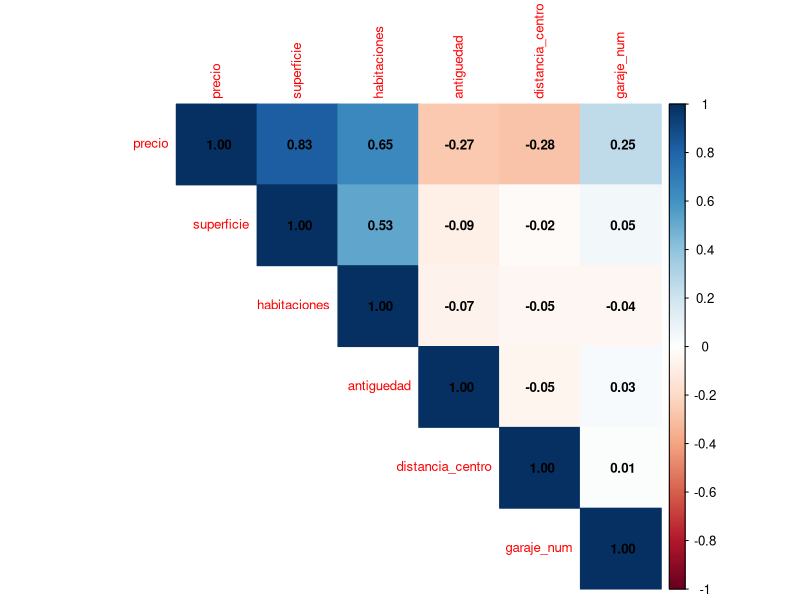
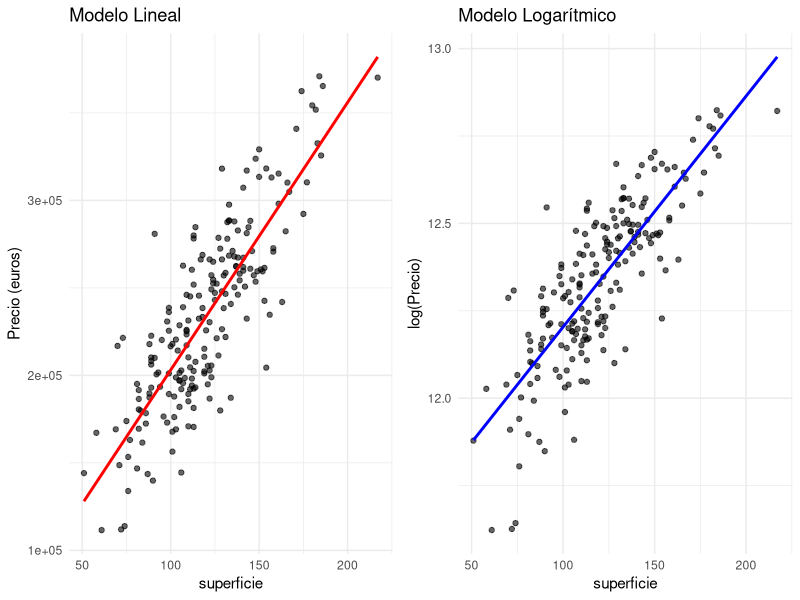
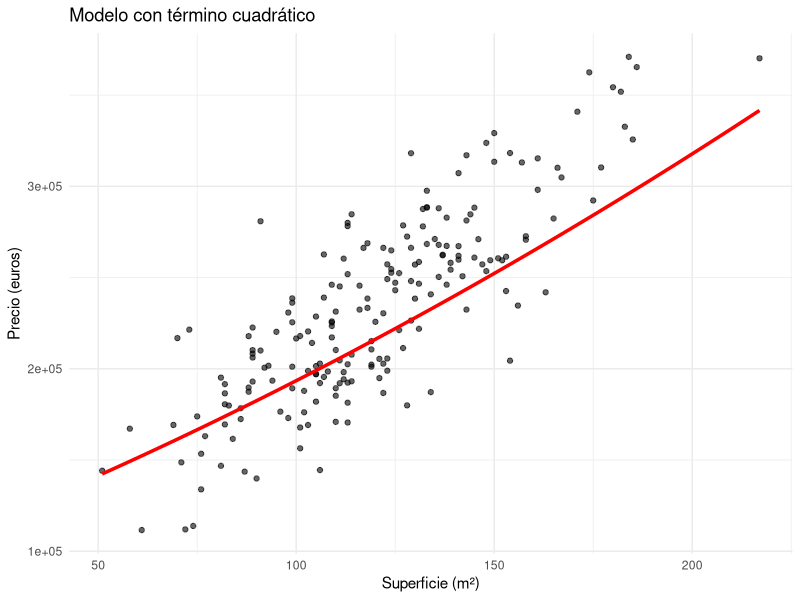
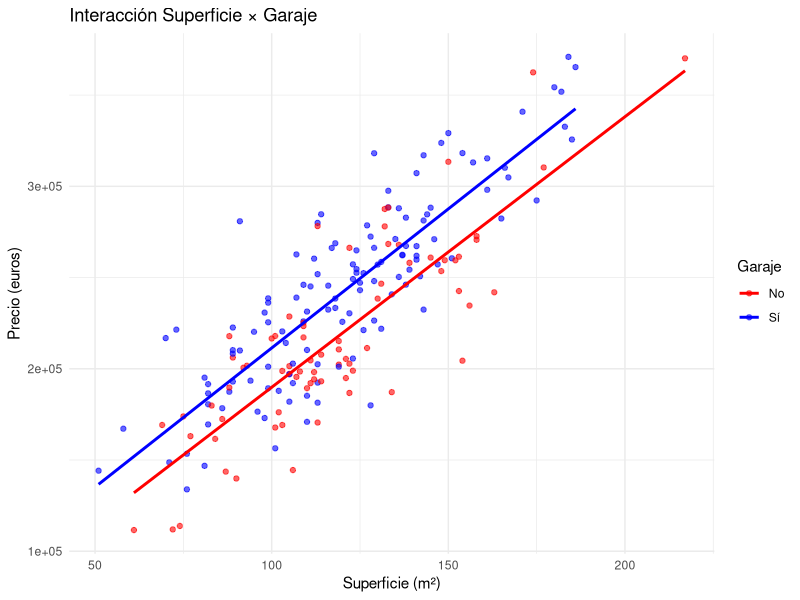
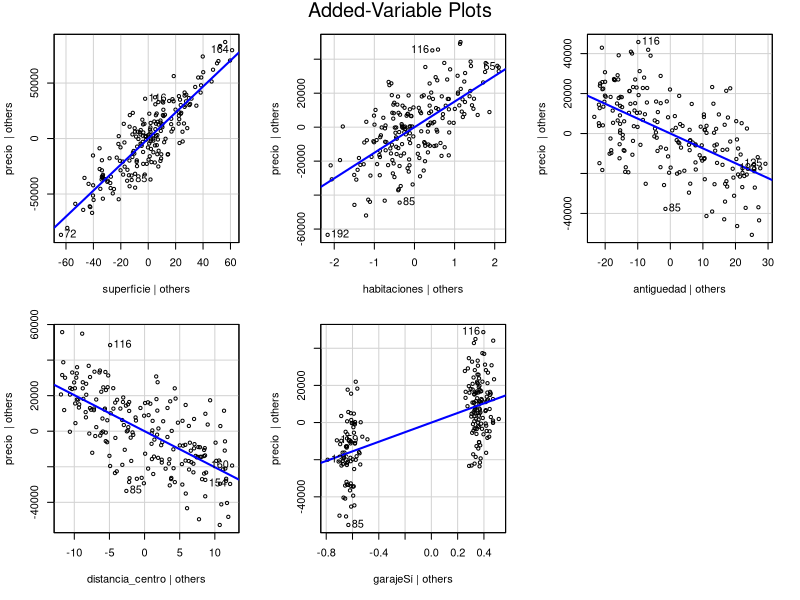
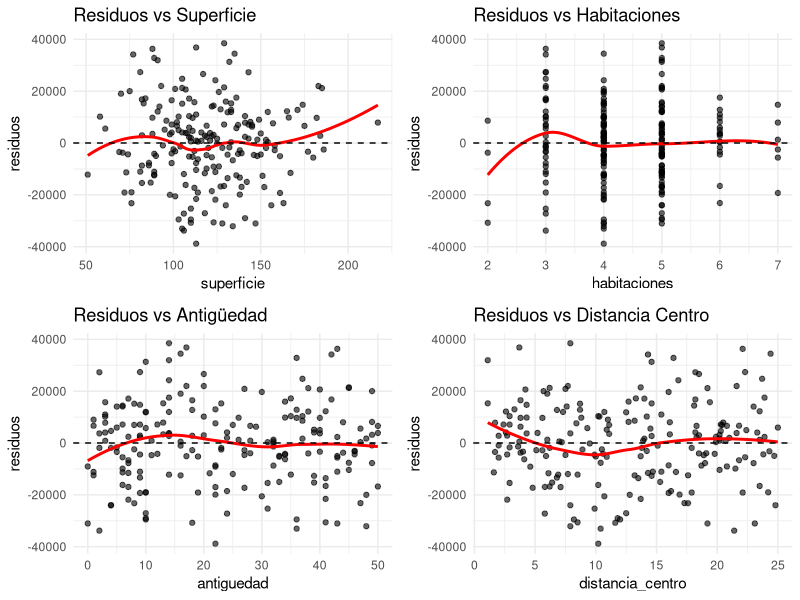
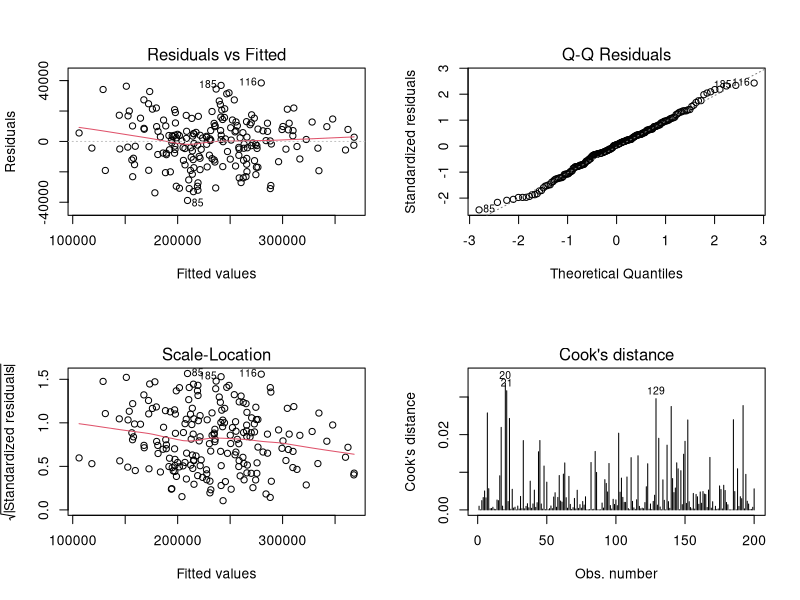

The R script that drew these images, in order:
## ---- chunk 1
#| warning: false
#| message: false
# Configuración inicial
suppressPackageStartupMessages({
  library(ggplot2)
  library(dplyr)
  library(broom)
  library(car)
  library(corrplot)
  library(gridExtra)
})

# Crear datos simulados realistas de precios de viviendas
set.seed(123)
n <- 200

# Variables predictoras
superficie <- rnorm(n, 120, 30)  # m2
habitaciones <- round(2 + 0.02*superficie + rnorm(n, 0, 0.8))  # número
antiguedad <- sample(0:50, n, replace = TRUE)  # años
distancia_centro <- runif(n, 1, 25)  # km
garaje <- rbinom(n, 1, 0.6)  # 0/1

# Variable respuesta con relaciones realistas
precio <- 50000 + 
  1200*superficie + 
  15000*habitaciones - 
  800*antiguedad - 
  2000*distancia_centro + 
  25000*garaje + 
  rnorm(n, 0, 15000)

# Crear data frame
viviendas <- data.frame(
  precio = round(precio),
  superficie = round(superficie),
  habitaciones = pmax(1, habitaciones),  # mínimo 1 habitación
  antiguedad = antiguedad,
  distancia_centro = round(distancia_centro, 1),
  garaje = factor(garaje, labels = c("No", "Sí"))
)

# Mostrar las primeras observaciones
head(viviendas)
## ---- chunk 2
#| fig-cap: "Matriz de correlaciones entre variables numéricas del dataset de viviendas"
# Exploración inicial: matriz de correlaciones
viviendas_num <- viviendas %>% 
  select(-garaje) %>%
  mutate(garaje_num = as.numeric(viviendas$garaje) - 1)

cor_matrix <- cor(viviendas_num)
corrplot(cor_matrix, method = "color", type = "upper", 
         addCoef.col = "black", tl.cex = 0.8, number.cex = 0.8)
## ---- chunk 3
# Modelo múltiple completo
modelo_completo <- lm(precio ~ superficie + habitaciones + antiguedad + 
                      distancia_centro + garaje, data = viviendas)

summary(modelo_completo)
## ---- chunk 4
# Extraer coeficientes con intervalos de confianza
coef_tabla <- tidy(modelo_completo, conf.int = TRUE) %>%
  mutate(
    estimate = round(estimate, 0),
    std.error = round(std.error, 0),
    conf.low = round(conf.low, 0),
    conf.high = round(conf.high, 0)
  )

print(coef_tabla)
## ---- chunk 5
#| fig-cap: "Comparación entre modelo lineal y logarítmico para la relación precio-superficie"
# Modelo con transformación logarítmica del precio
modelo_log <- lm(log(precio) ~ superficie + habitaciones + antiguedad + 
                 distancia_centro + garaje, data = viviendas)

# Comparación gráfica
p1 <- ggplot(viviendas, aes(x = superficie, y = precio)) +
  geom_point(alpha = 0.6) +
  geom_smooth(method = "lm", se = FALSE, color = "red") +
  labs(title = "Modelo Lineal", y = "Precio (euros)") +
  theme_minimal()

p2 <- ggplot(viviendas, aes(x = superficie, y = log(precio))) +
  geom_point(alpha = 0.6) +
  geom_smooth(method = "lm", se = FALSE, color = "blue") +
  labs(title = "Modelo Logarítmico", y = "log(Precio)") +
  theme_minimal()

grid.arrange(p1, p2, ncol = 2)
## ---- chunk 6
# Modelo con término cuadrático para superficie
modelo_poly <- lm(precio ~ superficie + I(superficie^2) + habitaciones + 
                  antiguedad + distancia_centro + garaje, data = viviendas)

summary(modelo_poly)$coefficients
## ---- chunk 7
#| fig-cap: "Efecto cuadrático de la superficie sobre el precio"
# Visualización del efecto polinomial
superficie_seq <- seq(min(viviendas$superficie), max(viviendas$superficie), length.out = 100)
pred_data <- data.frame(
  superficie = superficie_seq,
  habitaciones = mean(viviendas$habitaciones),
  antiguedad = mean(viviendas$antiguedad),
  distancia_centro = mean(viviendas$distancia_centro),
  garaje = "No"
)

pred_data$precio_pred <- predict(modelo_poly, pred_data)

ggplot() +
  geom_point(data = viviendas, aes(x = superficie, y = precio), alpha = 0.6) +
  geom_line(data = pred_data, aes(x = superficie, y = precio_pred), 
            color = "red", size = 1.2) +
  labs(title = "Modelo con término cuadrático",
       x = "Superficie (m²)", y = "Precio (euros)") +
  theme_minimal()
## ---- chunk 8
# Modelo con transformación logarítmica de distancia
modelo_log_dist <- lm(precio ~ superficie + habitaciones + antiguedad + 
                      log(distancia_centro + 1) + garaje, data = viviendas)

# Comparar modelos
AIC(modelo_completo, modelo_log, modelo_poly, modelo_log_dist)
## ---- chunk 9
# Modelo con interacción superficie × habitaciones
modelo_interaccion <- lm(precio ~ superficie * habitaciones + antiguedad + 
                         distancia_centro + garaje, data = viviendas)

summary(modelo_interaccion)$coefficients
## ---- chunk 10
# Modelo con interacción superficie × garaje
modelo_int_garaje <- lm(precio ~ superficie * garaje + habitaciones + 
                        antiguedad + distancia_centro, data = viviendas)

summary(modelo_int_garaje)
## ---- chunk 11
#| fig-cap: "Interacción entre superficie y presencia de garaje"
# Visualización de la interacción
ggplot(viviendas, aes(x = superficie, y = precio, color = garaje)) +
  geom_point(alpha = 0.6) +
  geom_smooth(method = "lm", se = FALSE, formula = y ~ x) +
  labs(title = "Interacción Superficie × Garaje",
       x = "Superficie (m²)", y = "Precio (euros)",
       color = "Garaje") +
  theme_minimal() +
  scale_color_manual(values = c("red", "blue"))
## ---- chunk 12
# Coeficientes del modelo con interacción
coef_int <- coef(modelo_int_garaje)
print(coef_int)

cat("\nInterpretación de la interacción superficie × garaje:\n")
cat("- Para viviendas SIN garaje: efecto de superficie =", round(coef_int[2], 0), "euros/m²\n")
cat("- Para viviendas CON garaje: efecto de superficie =", round(coef_int[2] + coef_int[6], 0), "euros/m²\n")
cat("- Diferencia en el efecto de superficie =", round(coef_int[6], 0), "euros/m²\n")
## ---- chunk 13
#| fig-cap: "Gráficos de residuos parciales (Added-Variable Plots)"
# Gráficos de residuos parciales
avPlots(modelo_completo, layout = c(2, 3))
## ---- chunk 14
#| fig-cap: "Residuos vs variables predictoras individuales"
# Crear gráficos de residuos vs cada predictor
residuos <- residuals(modelo_completo)

p1 <- ggplot(viviendas, aes(x = superficie, y = residuos)) +
  geom_point(alpha = 0.6) +
  geom_smooth(method = "loess", se = FALSE, color = "red") +
  geom_hline(yintercept = 0, linetype = "dashed") +
  labs(title = "Residuos vs Superficie") +
  theme_minimal()

p2 <- ggplot(viviendas, aes(x = habitaciones, y = residuos)) +
  geom_point(alpha = 0.6) +
  geom_smooth(method = "loess", se = FALSE, color = "red") +
  geom_hline(yintercept = 0, linetype = "dashed") +
  labs(title = "Residuos vs Habitaciones") +
  theme_minimal()

p3 <- ggplot(viviendas, aes(x = antiguedad, y = residuos)) +
  geom_point(alpha = 0.6) +
  geom_smooth(method = "loess", se = FALSE, color = "red") +
  geom_hline(yintercept = 0, linetype = "dashed") +
  labs(title = "Residuos vs Antigüedad") +
  theme_minimal()

p4 <- ggplot(viviendas, aes(x = distancia_centro, y = residuos)) +
  geom_point(alpha = 0.6) +
  geom_smooth(method = "loess", se = FALSE, color = "red") +
  geom_hline(yintercept = 0, linetype = "dashed") +
  labs(title = "Residuos vs Distancia Centro") +
  theme_minimal()

grid.arrange(p1, p2, p3, p4, ncol = 2)
## ---- chunk 15
#| echo: false
#| results: 'hide'
suppressPackageStartupMessages(library(lmtest))

# Pruebas de diagnóstico
bp_test <- bptest(modelo_completo)
sw_test <- shapiro.test(residuals(modelo_completo))
dw_test <- dwtest(modelo_completo)
reset_test <- resettest(modelo_completo, power = 2:3, type = "regressor")
## ---- chunk 16
# Resultados de las pruebas
cat("=== DIAGNÓSTICO DEL MODELO MÚLTIPLE ===\n\n")

cat("1. ESPECIFICACIÓN - Prueba RESET:\n")
print(reset_test)
cat("Interpretación: p-valor", ifelse(reset_test$p.value > 0.05, ">", "<"), 
    "0.05 →", ifelse(reset_test$p.value > 0.05, "Modelo bien especificado", "Posible mala especificación"), "\n\n")

cat("2. HOMOCEDASTICIDAD - Prueba Breusch-Pagan:\n")
print(bp_test)
cat("Interpretación: p-valor", ifelse(bp_test$p.value > 0.05, ">", "<"), 
    "0.05 →", ifelse(bp_test$p.value > 0.05, "No hay heterocedasticidad", "Hay heterocedasticidad"), "\n\n")

cat("3. NORMALIDAD - Prueba Shapiro-Wilk:\n")
print(sw_test)
cat("Interpretación: p-valor", ifelse(sw_test$p.value > 0.05, ">", "<"), 
    "0.05 →", ifelse(sw_test$p.value > 0.05, "Residuos normales", "Residuos no normales"), "\n\n")

cat("4. INDEPENDENCIA - Prueba Durbin-Watson:\n")
print(dw_test)
cat("Interpretación: Estadístico ≈ 2 →", ifelse(abs(dw_test$statistic - 2) < 0.5, "Sin autocorrelación", "Posible autocorrelación"), "\n\n")
## ---- chunk 17
# Cálculo de VIF
vif_valores <- vif(modelo_completo)
print(vif_valores)

cat("\nInterpretación de VIF:\n")
cat("- VIF = 1: Sin multicolinealidad\n")
cat("- 1 < VIF < 5: Multicolinealidad moderada\n")
cat("- VIF > 5: Multicolinealidad problemática\n")
cat("- VIF > 10: Multicolinealidad severa\n\n")

for(i in 1:length(vif_valores)) {
  nivel <- ifelse(vif_valores[i] < 1.5, "Baja", 
                  ifelse(vif_valores[i] < 5, "Moderada", 
                         ifelse(vif_valores[i] < 10, "Problemática", "Severa")))
  cat(names(vif_valores)[i], ": VIF =", round(vif_valores[i], 2), "(", nivel, ")\n")
}
## ---- chunk 18
# Crear variable altamente correlacionada con superficie
viviendas$superficie_alt <- viviendas$superficie * 1.2 + rnorm(n, 0, 5)

# Modelo con multicolinealidad
modelo_multicol <- lm(precio ~ superficie + superficie_alt + habitaciones + 
                      antiguedad + distancia_centro + garaje, data = viviendas)

# VIF del modelo con multicolinealidad
vif_multicol <- vif(modelo_multicol)
print(vif_multicol)

# Comparar errores estándar
se_original <- summary(modelo_completo)$coefficients[2, 2]
se_multicol <- summary(modelo_multicol)$coefficients[2, 2]

cat("\nEfecto en errores estándar:\n")
cat("- Error estándar superficie (modelo original):", round(se_original, 0), "\n")
cat("- Error estándar superficie (con multicolinealidad):", round(se_multicol, 0), "\n")
cat("- Incremento:", round((se_multicol/se_original - 1) * 100, 1), "%\n")
## ---- chunk 19
# Ejemplo: eliminar variable redundante
modelo_sin_multicol <- lm(precio ~ superficie + habitaciones + antiguedad + 
                          distancia_centro + garaje, data = viviendas)

# Comparar VIF
cat("VIF después de eliminar variable redundante:\n")
print(vif(modelo_sin_multicol))
## ---- chunk 20
# Comparar diferentes modelos
modelos <- list(
  "Completo" = modelo_completo,
  "Logarítmico" = modelo_log,
  "Polinomial" = modelo_poly,
  "Con interacción" = modelo_int_garaje
)

# Calcular criterios
criterios <- data.frame(
  Modelo = names(modelos),
  R2 = sapply(modelos, function(m) summary(m)$r.squared),
  R2_adj = sapply(modelos, function(m) summary(m)$adj.r.squared),
  AIC = sapply(modelos, AIC),
  BIC = sapply(modelos, BIC)
)

# Redondear solo las columnas numéricas
criterios[, 2:5] <- round(criterios[, 2:5], 4)
print(criterios)
## ---- chunk 21
# Validación cruzada simple (división 80-20)
set.seed(456)
train_indices <- sample(1:nrow(viviendas), 0.8 * nrow(viviendas))

# Datos de entrenamiento y prueba
train_data <- viviendas[train_indices, ]
test_data <- viviendas[-train_indices, ]

# Ajustar modelo en datos de entrenamiento
modelo_train <- lm(precio ~ superficie + habitaciones + antiguedad + 
                   distancia_centro + garaje, data = train_data)

# Predicciones en datos de prueba
pred_test <- predict(modelo_train, test_data)

# Error cuadrático medio de predicción
rmse_test <- sqrt(mean((test_data$precio - pred_test)^2))

cat("Error de predicción (RMSE):", round(rmse_test, 0), "euros\n")
cat("RMSE como % del precio promedio:", round(rmse_test / mean(test_data$precio) * 100, 1), "%\n")
## ---- chunk 22
# Crear variable categórica con múltiples niveles
viviendas$zona <- factor(sample(c("Centro", "Norte", "Sur", "Este", "Oeste"), 
                                nrow(viviendas), replace = TRUE))

# Modelo con variable categórica
modelo_zona <- lm(precio ~ superficie + habitaciones + antiguedad + 
                  distancia_centro + garaje + zona, data = viviendas)

# Resumen del modelo
summary(modelo_zona)$coefficients
## ---- chunk 23
#| fig-cap: "Diagnóstico de observaciones influyentes en regresión múltiple"
# Identificar observaciones influyentes
influence_measures <- influence.measures(modelo_completo)

# Gráficos de diagnóstico específicos para regresión múltiple
par(mfrow = c(2, 2))
plot(modelo_completo, which = 1:4)
par(mfrow = c(1, 1))
## ---- chunk 24
# === PASO 1: EXPLORACIÓN INICIAL ===
cat("=== ANÁLISIS EXPLORATORIO ===\n")
cat("Dimensiones del dataset:", dim(viviendas)[1], "observaciones,", dim(viviendas)[2], "variables\n\n")

# Estadísticas descriptivas
print(summary(viviendas))
## ---- chunk 25
# === PASO 2: MODELO INICIAL ===
modelo_inicial <- lm(precio ~ superficie + habitaciones + antiguedad + 
                     distancia_centro + garaje, data = viviendas)

cat("\n=== MODELO INICIAL ===\n")
print(summary(modelo_inicial))
## ---- chunk 26
# === PASO 3: DIAGNÓSTICO ===
cat("\n=== DIAGNÓSTICO DEL MODELO ===\n")

# VIF
cat("Factor de Inflación de Varianza (VIF):\n")
print(round(vif(modelo_inicial), 2))

# Pruebas estadísticas silenciosas
bp_final <- bptest(modelo_inicial)
sw_final <- shapiro.test(residuals(modelo_inicial))
reset_final <- resettest(modelo_inicial, power = 2:3, type = "regressor")

cat("\nPruebas de diagnóstico:\n")
cat("- Breusch-Pagan (homocedasticidad): p =", round(bp_final$p.value, 4), 
    ifelse(bp_final$p.value > 0.05, " ✓", " ✗"), "\n")
cat("- Shapiro-Wilk (normalidad): p =", round(sw_final$p.value, 4), 
    ifelse(sw_final$p.value > 0.05, " ✓", " ✗"), "\n")
cat("- RESET (especificación): p =", round(reset_final$p.value, 4), 
    ifelse(reset_final$p.value > 0.05, " ✓", " ✗"), "\n")
## ---- chunk 27
# === PASO 4: MODELO FINAL CON MEJORAS ===
# Basándonos en el diagnóstico, podríamos mejorar el modelo
modelo_final <- modelo_inicial  # En este caso, el modelo inicial es bueno

cat("\n=== RESUMEN FINAL ===\n")
cat("R² =", round(summary(modelo_final)$r.squared, 4), "\n")
cat("R² ajustado =", round(summary(modelo_final)$adj.r.squared, 4), "\n")
cat("Error estándar residual =", round(summary(modelo_final)$sigma, 0), "euros\n")
